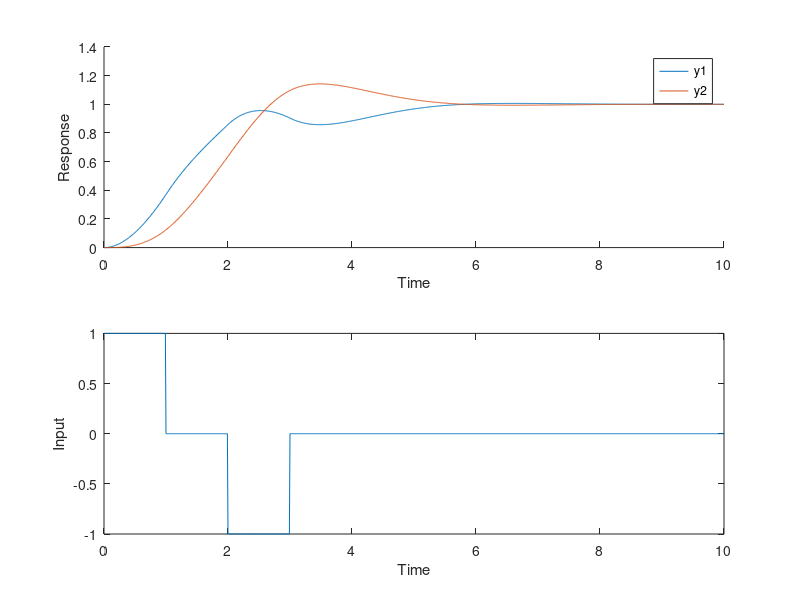

Here is the MATLAB script that generated this plot:
%%
% Marion Anderson
% ECE 4550 Fall 2018
% HW 2.2
%
% Setup
clear; clc; close all
M1 = 1;
M2 = 1;
Kc = 1;
Dc = 1;

% init cond & state-space
x0 = zeros(4, 1);
A = [0      0      1     0;
     0      0      0     1;
     -Kc/M1 Kc/M1  -Dc/M1 Dc/M1;
     Kc/M2  -Kc/M2 Dc/M2  -Dc/M2];
B = [0; 0; 1/M1; 0];
C = [1 0 0 0; 0 1 0 0];

%% Solving

h = 0.01;
times = 0:h:10;

% memory alloc
x = zeros(4, length(times));
u = zeros(1, length(times));
y = zeros(2, length(times));

x(:, 1) = x0;  % don't forget init conds!
y(:, 1) = C * x(:, 1);
u(1) = 1;
for i = 2:length(times)
    t = times(i);
    if t < 1
        u(i) = 1;
    elseif t < 2
        u(i) = 0;
    elseif t < 3
        u(i) = -1;
    else
        u(i) = 0;
    end
    
    xdot = A*x(:, i-1) + B*u(i-1);
    x(:, i) = x(:, i-1) + xdot*h;
    y(:, i) = C * x(:, i);
end

%% Plotting

subplot(2, 1, 1)
hold on
plot(times, y(1, :))
plot(times, y(2, :))
xlabel 'Time'
ylabel 'Response'
legend('y1', 'y2')

subplot(2, 1, 2)
plot(times, u)
xlabel 'Time'
ylabel 'Input'
